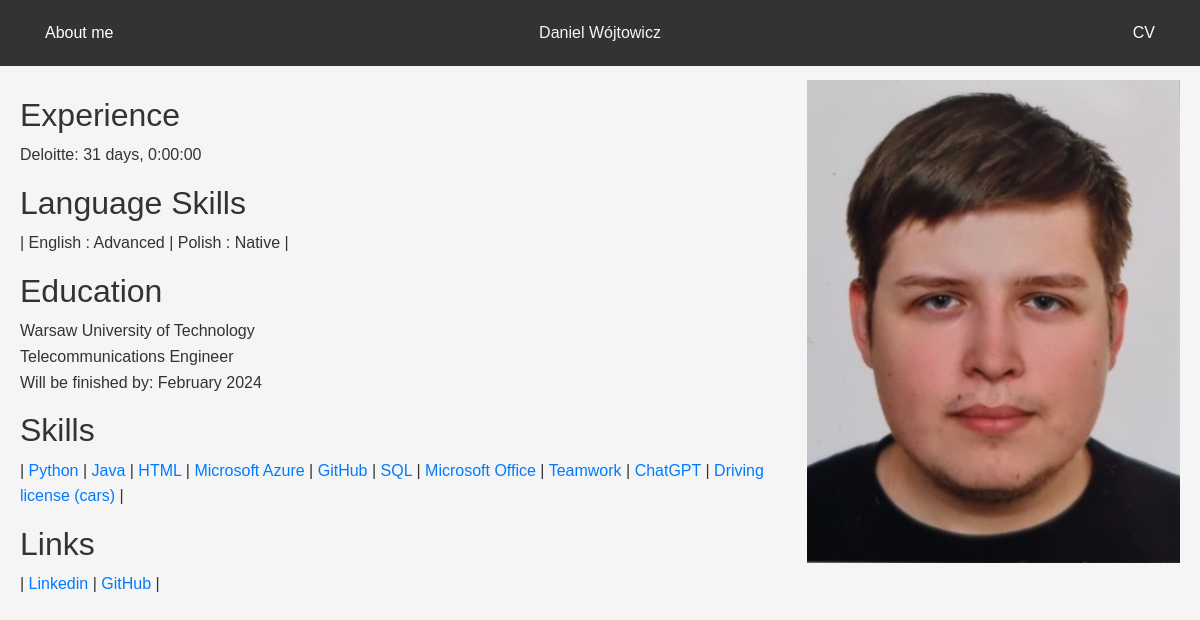
/projects/About, run on the app's committed database.
### projects/models.py (models this page shows, shortened)
class Experience(models.Model):
    company = models.CharField(max_length=20)
    start_date = models.DateField()
    stop_date = models.DateField()
    duration = models.DurationField(blank=True, null=True)

class Language(models.Model):
    Language_levels = (
        ('Beginner', 'Beginner'),
        ('Intermediate', 'Intermediate'),
        ('Advanced', 'Advanced'),
        ('Fluent', 'Fluent'),
        ('Native', 'Native'),
    )
    name = models.CharField(max_length=20)
    level = models.CharField(max_length=20, choices=Language_levels)

class Education(models.Model):
    school = models.CharField(max_length=40)
    fieldofstudy = models.CharField(max_length=20)
    level = models.CharField(max_length=20)
    start = models.DateField()
    prognozedend = models.DateField(null=True, blank=True)
    finished = models.BooleanField(default=False)

class Skill(models.Model):
    name = models.CharField(max_length=30)

class Link(models.Model):
    name = models.CharField(max_length=20)
    url = models.URLField(max_length=100)

### projects/views.py (the view)
# urls.py: path('About', views.about, name='About'),
def about(request):
    languages = Language.objects.all()
    skills = Skill.objects.all()
    links = Link.objects.all()
    educations = Education.objects.all()
    experience = Experience.objects.all()
    return render(request, 'AboutMe.html',
                  {'languages': languages, 'skills': skills, 'links': links, 'educations': educations,
                   'experience': experience})

### templates/AboutMe.html (shortened to what this page needs)
{% extends "base.html" %}
{% load static %}
{% block content %}
    <div id="about-container">
        <div id="text-column">
            <h2>Experience</h2>
            <p id="experience">{% for exp in experience %}{{ exp.company }}: {{ exp.duration }}{% endfor %}</p>
            <h2>Language Skills</h2>
            <p id="languages">|{% for language in languages %} {{ language.name }} : {{ language.level }} |{% endfor %}</p>
            <h2>Education</h2>
            <p id="education">{% for education in educations %} {{ education.school }}<br>{{ education.fieldofstudy }}&nbsp{{ education.level }}<br> Will be finished by: {{ education.prognozedend|date:'F Y' }}{% endfor %}</p>
            <h2>Skills</h2>
            <p id="skills">|&nbsp{% for skill in skills %}<a href="/technology/{{ skill.name }}">{{ skill.name }}</a> | {% endfor %}</p>
            <h2>Links</h2>
            <p id="social-links">| {% for link in links %}<a href="{{ link.url }}">{{ link.name }}</a> | {% endfor %}</p>
        </div>
        <div id="photo-column">
            <img id="profile-photo" src="{% static 'zdj.png' %}" alt="Profile Photo">
        </div>
    </div>
{% endblock content %}

### projects/static/styles.css (style rules this page uses)
html { min-width: 600px; }
body { background-color: #F5F5F5; color: #333; font-family: Arial, sans-serif; line-height: 1.6; }
h2, h4 { font-weight: 500; }
#about-container { display: flex; flex-wrap: wrap; }
#text-column { flex: 2; padding: 20px; }
#photo-column { flex: 1; padding: 20px; }
#profile-photo { max-width: 100%; height: auto; }

### data on the page
Experience: company "Deloitte", duration "31 days, 0:00:00"
Language: name "English", level "Advanced"
Language: name "Polish", level "Native"
Education: school "Warsaw University of Technology", fieldofstudy "Telecommunications", level "Engineer", prognozedend "February 2024"
Skill: name "Python"
Skill: name "Java"
Skill: name "HTML"
Skill: name "Microsoft Azure"
Skill: name "GitHub"
Skill: name "SQL"
Skill: name "Microsoft Office"
Skill: name "Teamwork"
Skill: name "ChatGPT"
Skill: name "Driving license (cars)"
Link: name "Linkedin"
Link: name "GitHub"
